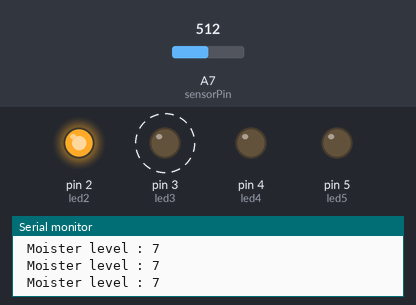
The sketch below on a simulated Arduino Nano, built with avr-gcc and run on an emulated ATmega328P. Shown: output pins drawn as LEDs (lit = HIGH), the last lines printed to the serial monitor. Dashed ring = blinking. The test bench sets the inputs (shaded band); at power-on: A7 (sensorPin) = 512.

Above: at 0.9 s.
1.3 s: A7 (sensorPin) set to 672
4.3 s: A7 (sensorPin) set to 696
At 4.9 s:
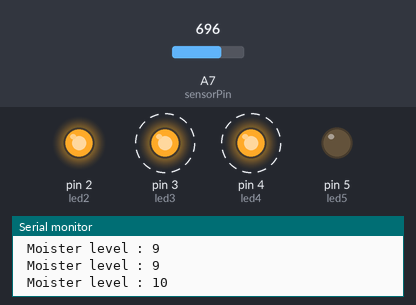
7.3 s: A7 (sensorPin) set to 940
10.3 s: A7 (sensorPin) set to 971
At 12.0 s:
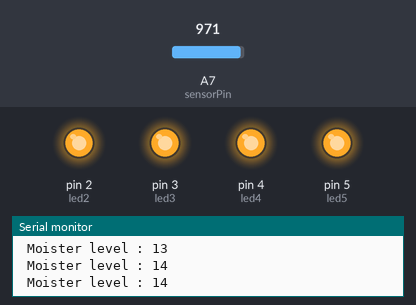
12.5 s: A7 (sensorPin) set to 900
At 13.71 s:
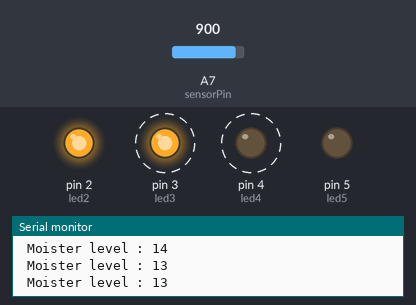
15.5 s: A7 (sensorPin) set to 511
At 15.71 s:
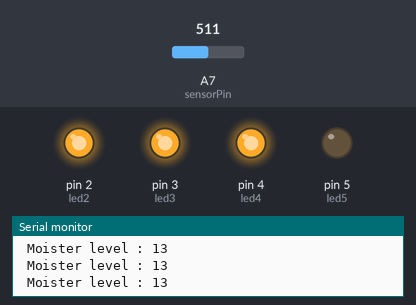
Timing chart, 0 to 19.5 s (numbered marks = the images above; inputs shaded):
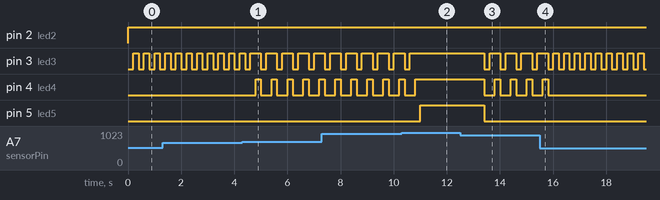

Measured:
- the behaviour switches between 681 and 682 on A7 (sensorPin) (found by bisection; images 0 and 1)
- the behaviour switches between 954 and 955 on A7 (sensorPin) (found by bisection; images 1 and 2)
- after the input at 4.3 s, pin 3 (led3): alternates HIGH for 0.40 s and LOW for 0.20 s, starting after 0.71 s; pin 4 (led4): alternates HIGH for 0.20 s and LOW for 0.40 s, starting after 0.51 s
- after the input at 10.3 s, pin 3 (led3): goes on until 10.6 s, then stays HIGH; pin 4 (led4): goes on until 10.8 s, then stays HIGH; pin 5 (led5): LOW → HIGH after 0.71 s
- after the input at 12.5 s, pin 3 (led3): alternates HIGH for 0.40 s and LOW for 0.20 s, starting after 0.91 s; pin 4 (led4): alternates HIGH for 0.20 s and LOW for 0.40 s, starting after 0.91 s; pin 5 (led5): HIGH → LOW after 0.91 s
- after the input at 15.5 s, pin 3 (led3): alternates HIGH for 0.20 s and LOW for 0.20 s, starting after 0.71 s; pin 4 (led4): goes on until 15.8 s, then stays LOW
- by itself, pin 3 (led3): alternates HIGH for 0.20 s and LOW for 0.20 s

The sketch:

soil-moister-detector.ino
```cpp
int sensorPin = A7;    // select the input pin for the potentiometer
int led2 = 2;
int led3 = 3;
int led4 = 4;
int led5 = 5; // select the pin for the LED
int sensorValue = 0;  // variable to store the value coming from the sensor

void setup() {

  Serial.begin(9600);
  // declare the ledPin as an OUTPUT:
  pinMode(led2, OUTPUT);
  pinMode(led3, OUTPUT);
  pinMode(led4, OUTPUT);
  pinMode(led5, OUTPUT);
}

void loop() {
  // read the value from the sensor:

  sensorValue = analogRead(sensorPin);// reads the value of the electrode (value between 0 and 1023)
  sensorValue = map(sensorValue, 0, 1023, 0, 15);     // scale it for use (value between 0 and 15)


  Serial.print(" Moister level : ");
  Serial.println(sensorValue);

  if (sensorValue >= 0) {

    digitalWrite(led2, HIGH);
    delay(200);

  }

  if (sensorValue >= 5) {

    digitalWrite(led3, HIGH);
    delay(200);
  }

  if (sensorValue >= 10) {

    digitalWrite(led4, HIGH);
    delay(200);
  }

  if (sensorValue >= 14) {

    digitalWrite(led5, HIGH);
    delay(200);

  } else {

    digitalWrite(led2, LOW);
    digitalWrite(led3, LOW);
    digitalWrite(led4, LOW);
    digitalWrite(led5, LOW);

  }

}
```
